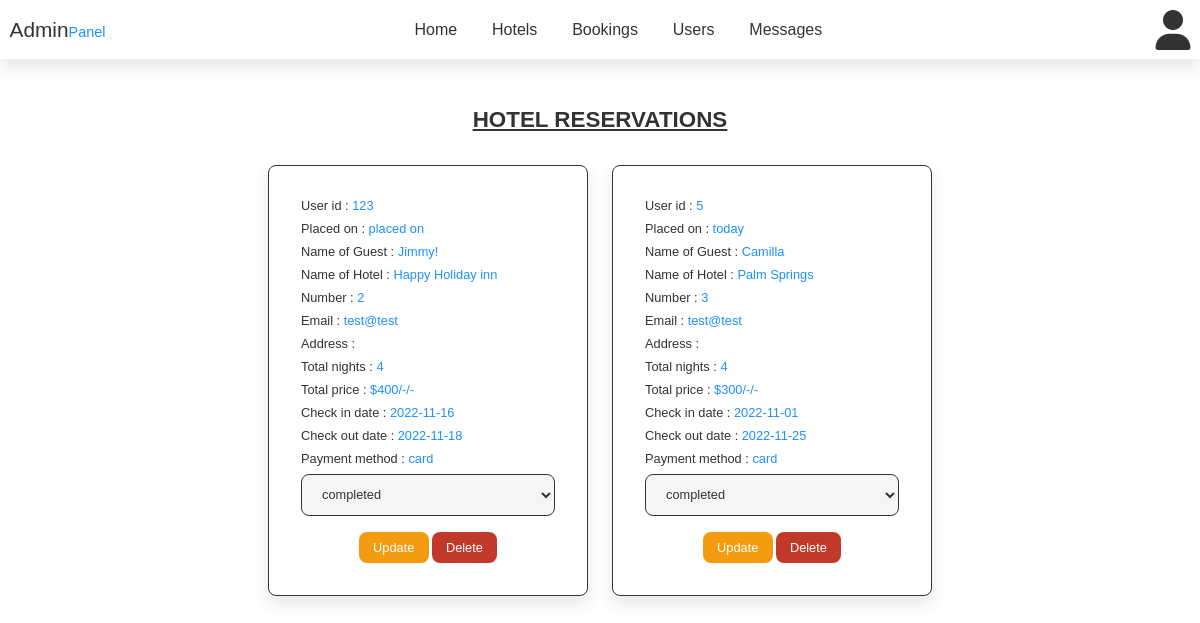
Before: /pages/admin/admin_bookings.php (signed in) with the older database file.
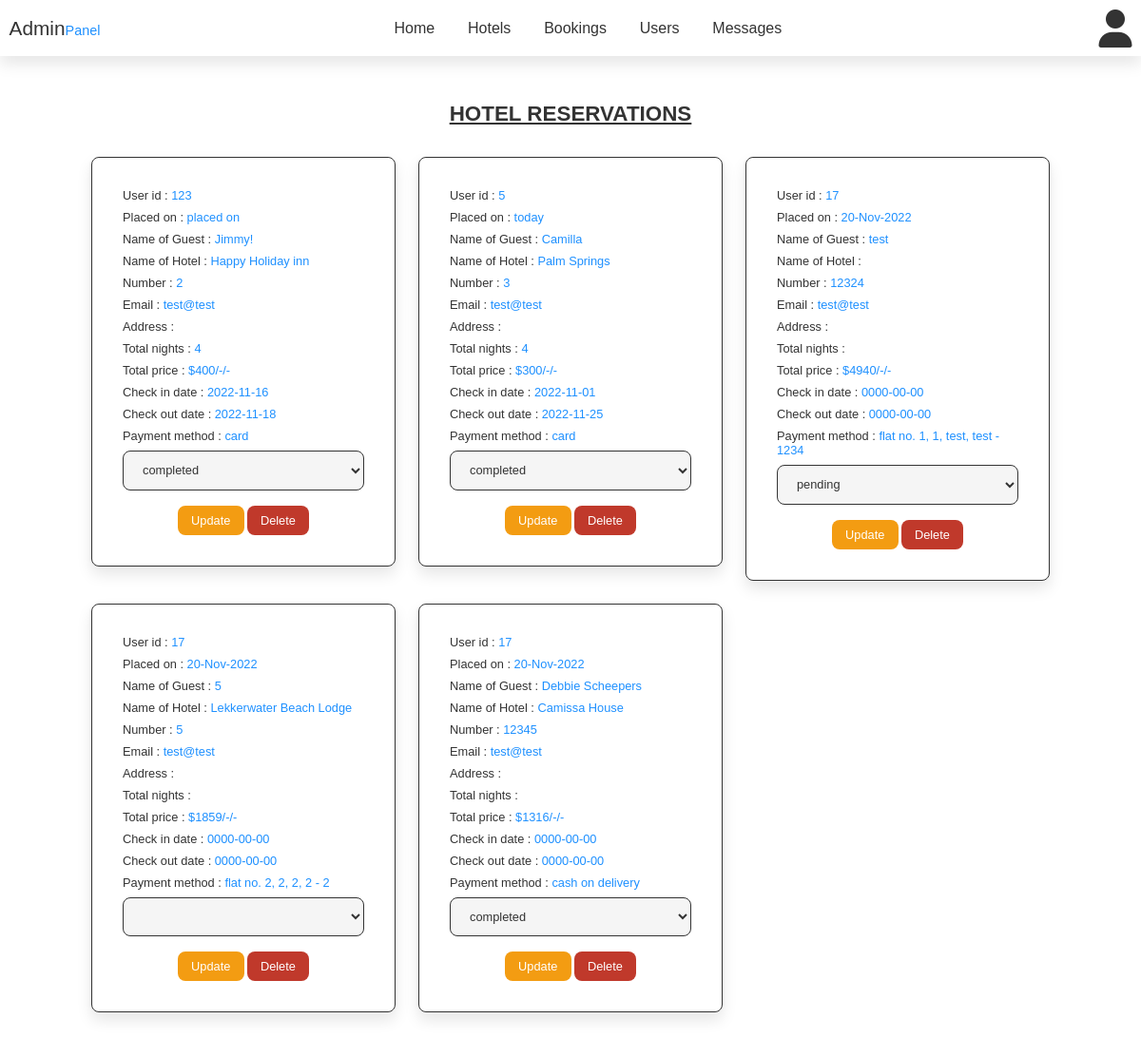
After: the same page with the newer database file.
### tables this page shows
CREATE TABLE `bookings` (
  `id` int(100) NOT NULL,
  `user_id` int(100) NOT NULL,
  `name_guest` varchar(1000) NOT NULL,
  `name_hotel` varchar(100) NOT NULL,
  `image_hotel` varchar(10000) NOT NULL,
  `number` varchar(12) NOT NULL,
  `email` varchar(100) NOT NULL,
  `method` varchar(50) NOT NULL,
  `address_guest` varchar(500) NOT NULL,
  `total_nights` varchar(1000) NOT NULL,
  `num_of_guests` int(100) NOT NULL,
  `price_per_night` int(255) NOT NULL,
  `total_bookings` int(255) NOT NULL,
  `guest_stay` int(254) NOT NULL,
  `total_price` int(100) NOT NULL,
  `placed_on` varchar(50) NOT NULL,
  `payment_status` varchar(20) NOT NULL DEFAULT 'pending',
  `check_in_date` date NOT NULL,
  `check_out_date` date NOT NULL
);

### model/database.class.php (called while the page is built, shortened)
<?php
class DatabaseConnect{
    public function connect(){
        $this->serverName="localhost";
        $this->userName="root";
        $this->dbPassword="";
        $this->dbName="oop-hotel-booking-app-login-db";
        $conn = new mysqli( $this->serverName ,$this->userName,$this->dbPassword,$this->dbName);
        return $conn;
    }
}
?>

### inc/page_check.php (called while the page is built, shortened)
<?php
include('../../model/database.class.php');
include('../../model/booking.class.php');
$booking = new BookingClass();
?>

### model/booking.class.php (called while the page is built, shortened)
<?php
class BookingClass{
    public function bookingsSelectAll(){
        $selectAll= "SELECT * FROM `bookings`";
        return $selectAll;
    }
}
?>

### inc/admin/admin_booking.inc.php (the view, shortened to what this page needs)
     <section class="bookings">
    <h1 class="title">Hotel Reservations</h1>
    <div class="box-container">
<?php
$select_bookings = mysqli_query($connect->connect(),$booking->bookingsSelectAll());
if(mysqli_num_rows($select_bookings)>0){
    while($fetch_bookings=mysqli_fetch_assoc($select_bookings)){
        ?>
       <div class="box">
         <p> User id : <span><?php echo $fetch_bookings['user_id']; ?></span> </p>
         <p> Placed on : <span><?php echo $fetch_bookings['placed_on']; ?></span> </p>
         <p> Name of Guest : <span><?php echo $fetch_bookings['name_guest']; ?></span> </p>
         <p> Name of Hotel : <span><?php echo $fetch_bookings['name_hotel']; ?></span> </p>
         <p> Number : <span><?php echo $fetch_bookings['number']; ?></span> </p>
         <p> Email : <span><?php echo $fetch_bookings['email']; ?></span> </p>
         <p> Address : <span><?php echo $fetch_bookings['address']; ?></span> </p>
         <p> Total nights : <span><?php echo $fetch_bookings['total_nights']; ?></span> </p>
         <p> Total price : <span>$<?php echo $fetch_bookings['total_price']; ?>/-/-</span> </p>
         <p> Check in date : <span><?php echo $fetch_bookings['check_in_date']; ?></span> </p>
         <p> Check out date : <span><?php echo $fetch_bookings['check_out_date']; ?></span> </p>
         <p> Payment method : <span><?php echo $fetch_bookings['method']; ?></span> </p>
         <form action="" method="post">
            <select name="update_payment">
               <option value="" selected disabled><?php echo $fetch_bookings['payment_status']; ?></option>
               <option value="pending">pending</option>
            </select>
            <input type="submit" value="update" name="update_booking" class="option-btn">
            <a href="admin_bookings.php?delete=<?php echo $fetch_bookings['id']; ?>" onclick="return confirm('delete this booking?');" class="delete-btn">delete</a>
        </form>
        </div>
<?php
    }
}else{
    echo '<p>no bookings have been placed yet!</p>';
}
?>
    </div>
    </section>

Changed rows visible on the page:
added bookings: user "17", placed_on "20-Nov-2022", name_guest "test", number "12324", email "test@test", total_price "4940", check_in_date "0000-00-00", check_out_date "0000-00-00", method "flat no. 1, 1, test, test - 1234", update_payment "pending"
added bookings: user "17", placed_on "20-Nov-2022", name_guest "5", name_hotel "Lekkerwater Beach Lodge", number "5", email "test@test", total_price "1859", check_in_date "0000-00-00", check_out_date "0000-00-00", method "flat no. 2, 2, 2, 2 - 2"
added bookings: user "17", placed_on "20-Nov-2022", name_guest "Debbie Scheepers", name_hotel "Camissa House", number "12345", email "test@test", total_price "1316", check_in_date "0000-00-00", check_out_date "0000-00-00", method "cash on delivery", update_payment "completed"
